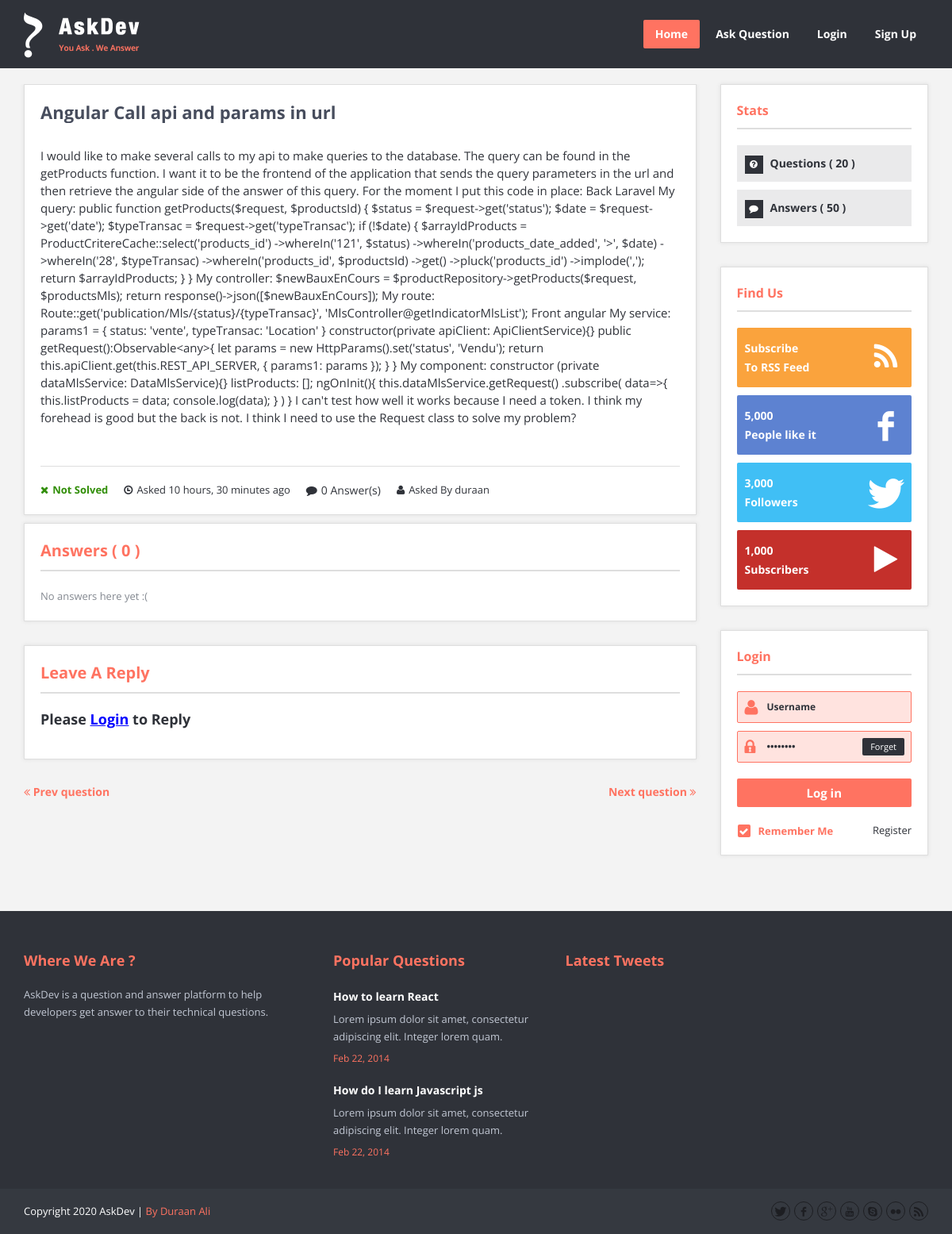
/18/question_detail, run on the app's committed database.
### questions_answers/models.py (models this page shows, shortened)
class Questions(models.Model):
    title = models.CharField(max_length=200)
    description = models.TextField()
    created = models.DateTimeField(auto_now_add=True)
    updated = models.DateTimeField(auto_now=True)
    status = models.IntegerField(choices=STATUS, default=1)
    author = models.ForeignKey(User, on_delete=models.CASCADE, related_name="questionsByUser", null=True)
    class Meta:
        ordering = ['-created']

### questions_answers/views.py (the view)
# urls.py: path('<id>/question_detail', question_detail, name="question_detail"),
def question_detail(request, id):
    singleQuestion = Questions.objects.get(id=id)
    answer = None
    if request.method == "POST":
        form = AnswerQuestion(data=request.POST)
        if form.is_valid():
            answer = form.save(commit=False)
            question = get_object_or_404(Questions, id=id)
            print("question", question)
            answer.user = request.user
            answer.question_id = question
            answer.save()
            return HttpResponseRedirect("question_detail")
    else:
        form = AnswerQuestion(request.POST)
    number_answers = Answers.objects.filter(question_id=id).count()
    print("nums of answers", number_answers)
    context = {
        "singleQuestion": singleQuestion,
        "number_answers": number_answers,
        "form": form
    }
    return render(request, "question_detail.html", context)

### questions_answers/forms.py
class AnswerQuestion(forms.ModelForm):
    class Meta:
        model = Answers
        fields = ["reply"]
        widgets = {
            'question_id': forms.HiddenInput(),
            'user': forms.HiddenInput()
        }

### questions_answers/templates/question_detail.html (shortened to what this page needs)
{% extends "single_question.html" %}
{% block single %}
      <article class="question single-question question-type-normal">
        <h2>
         {{singleQuestion.title}}
        </h2>
        <div class="question-inner">
          <div class="question-desc">
            <p>{{singleQuestion.description}}</p>
          </div>
          <div style="display: flex;">
          <div class="question-details">
            {% if singleQuestion.status == 1 %}
            <span class="question-answered question-answered-done"><i class="icon-remove"></i>Not Solved</span>
            {% else %}
            <span class="question-answered question-answered-done"><i class="icon-ok"></i>Solved</span>
            {% endif %}
          </div>
          <span class="question-date"><i class="icon-time"></i>Asked {{ singleQuestion.created|timesince }} ago</span>
          <span class="question-comment"><i class="icon-comment"></i>{{number_answers}} Answer(s)</span>
          <span class="question-view"><i class="icon-user"></i>Asked By {{ singleQuestion.author }}</span>
          </div>
        </div>
      </article>
      <div id="commentlist" class="page-content">
        <div class="boxedtitle page-title"><h2>Answers ( <span class="color">{{number_answers}}</span> )</h2></div>
        <ol class="commentlist clearfix">
            <li class="comment">
                {% for answer in singleQuestion.answersByQuestion.all %}
                <div class="comment-body comment-body-answered clearfix">
                    <div class="avatar"><img alt="" src="http://placehold.it/60x60/FFF/444"></div>
                    <div class="comment-text">
                        <div class="author clearfix">
                          <div class="comment-author"><a href="#">{{ answer.user }}</a></div>
                          <div class="comment-vote">
                            <ul class="question-vote">
                              <li><a href="#" class="question-vote-up" title="Like"></a></li>
                              <li><a href="#" class="question-vote-down" title="Dislike"></a></li>
                            </ul>
                          </div>
                          <span class="question-vote-result">+1</span>
                          <div class="comment-meta">
                                <div class="date"><i class="icon-time"></i>{{ answer.created }}</div>
                            </div>
                        </div>
                        <div class="text"><p>{{ answer.reply }}</p>
                        </div>
                {% if user.is_authenticated and request.user == answer.user %}
                <a class="delete_button" style="margin-left: 20px;" href="/{{answer.id}}/delete_reply">
                  <i class="icon-remove"></i> Delete
                </a>
                {% endif %}
                    </div>
                </div>
                {% empty %}
                <div class="comment-body comment-body-answered clearfix">
                <p>No answers here yet :(</p>
                  </div>
                {% endfor %}
                    </li>
        </ol>
      </div>
      <div id="respond" class="comment-respond page-content clearfix">
          <div class="boxedtitle page-title"><h2>Leave a reply</h2></div>
          {% if user.is_authenticated %}
          <form action="" method="post" action="" class="comment-form">
            {% csrf_token %}
              <div id="respond-textarea">
                  <p>
                      <label for="comment">Answer<span>*</span></label>
                      {{ form.reply }}
                  </p>
              </div>
              <p class="form-submit">
                <input name="submit" type="submit" value="Post your answer" class="button small color">
              </p>
          </form>
          {% else %}
          <h3>Please <a href="/{{'login'}}" style="text-decoration: underline; color: blue">Login</a> to Reply</h3>
          {% endif %}
      </div>
      <div class="post-next-prev clearfix">
          <p class="prev-post">
              <a href="#"><i class="icon-double-angle-left"></i>&nbsp;Prev question</a>
          </p>
          <p class="next-post">
              <a href="#">Next question&nbsp;<i class="icon-double-angle-right"></i></a>
          </p>
      </div>
    </div>
    {% endblock %}

### static/css/skins/skins.css (style rules this page uses)
.more:hover,.button.color,.button.black:hover,.go-up,.widget_portfolio .portfolio-widget-item:hover .portfolio_img:before,.popular_posts .popular_img:hover a:before,.widget_flickr a:hover:before,.widget_highest_points .author-img a:hover:before,.question-author-img:hover span,.pagination a:hover,.pagination span:hover,.pagination span.current,.about-author .author-image a:hover:before,.question-comments a,.flex-direction-nav li a:hover,.button.dark_button.color:hover,.table-style-2 thead th,.progressbar-percent,.carousel-arrow a:hover,.box_icon:hover .icon_circle,.box_icon:hover .icon_soft_r,.box_icon:hover .icon_square,.bg_default,.box_warp_colored,.box_warp_hover:hover,.post .boxedtitle i,.single-question-title i,.question-type,.post-type,.social_icon a,.page-content .boxedtitle,.main-content .boxedtitle,.flex-caption h2,.flex-control-nav li a.flex-active,.bxslider-overlay:before,.navigation ul li ul li:hover > a,.navigation ul li ul li.current_page_item > a,#header-top,.navigation > ul > li:hover > a,.navigation > ul > li.current_page_item > a,.ask-me,.breadcrumbs,#footer-bottom .social_icons ul li a:hover,.widget_tag_cloud a:hover,input[type="checkbox"],.login-password a:hover,.tab a.current,.question-type-main,.question-report:hover,.load-questions,.del-poll-li:hover,.styled-select::before,.fileinputs span,.post .post-type,.divider span,.widget_menu li.current_page_item a,.accordion .accordion-title.active a,.tab-inner-warp,.navigation_mobile_click:before { background-color: #ff7361; }
p a,li a, a:hover,.button.normal:hover,span.color,#footer a:hover,.widget a:hover,.question h3 a:hover,.boxedtitle h1 a:hover,.boxedtitle h2 a:hover,.boxedtitle h3 a:hover,.boxedtitle h4 a:hover,.boxedtitle h5 a:hover,.boxedtitle h6 a:hover,.box_icon:hover span i,.color_default,.navigation_mobile > ul a:hover,.navigation_mobile > ul li ul li:hover:before,.post .post-meta .meta-author a:hover,.post .post-meta .meta-categories a:hover,.post .post-meta .meta-comment a:hover,.question h2 a:hover,.question-category a:hover,.question-reply:hover i,.question-category a:hover i,.question-comment a:hover,.question-comment a:hover i,.question-reply:hover,.post .post-meta .meta-author:hover a,.post .post-meta .meta-author:hover i,.post .post-meta .meta-categories:hover a,.post .post-meta .meta-categories:hover i,.post .post-meta .meta-comment:hover a,.post .post-meta .meta-comment:hover i,.post-title a:hover,.question-tags a,.question .question-type,.comment-author a:hover,.comment-reply:hover,.user-profile-widget li a:hover,.taglist .tag a.delete:before,.form-style p span.color,.post-tags,.post-tags a,.related-posts li a:hover,#footer.footer_light_top .related-posts li a:hover,.share-inside,.share-inside-warp ul li a:hover,.user-points .question-vote-result,.navigation > ul > li > a > .menu-nav-arrow,#footer-bottom a,.widget h3.widget_title,#footer .related-item span,.widget_twitter ul li:before,#footer .widget_twitter .tweet_time a,.widget_highest_points li h6 a,#footer .widget_contact ul li span,.rememberme label,.login-text i,.login-password i,.question-tags,.question-tags i,.panel-pop h2,input[type="text"],input[type="password"],input[type="email"],textarea,select,.panel-pop p,.main-content .page-content .boxedtitle.page-title h2,.fakefile button,.login p,.login h2,.contact-us h2,.share-inside i,#related-posts h2,.comment-reply,.post-title,.post-title a,.user-profile h2,.stats-head,.block-stats-1,.block-stats-2,.block-stats-3,.block-stats-4,.user-question h3 a,.icon_shortcode .ul_icons li,.testimonial-client span,.box_icon h1,.box_icon h2,.box_icon h3,.box_icon h4,.box_icon h5,.box_icon h6,.widget_contact ul li i,#footer.footer_light_top .widget a:hover { color: #ff7361; }

### templates/include/header.html (style rules this page uses)
.question-desc { font-size: 15px; color:#3d3f42; }

### data on the page
Questions: title "Angular Call api and params in url", description "I would like to make several calls to my api to make queries to the database. The query can be found in the getProducts function. I want it to be the frontend of the application that sends the query parameters in the url and then retrieve the angular side of the answer of this query. For the moment I put this code in place: Back Laravel My query: public function getProducts($request, $productsId) { $status = $request->get('status'); $date = $request->get('date'); $typeTransac = $request->get('typeTransac'); if (!$date) { $arrayIdProducts = ProductCritereCache::select('products_id') ->whereIn('121', $status) ->whereIn('products_date_added', '>', $date) ->whereIn('28', $typeTransac)…", created "10 hours, 30 minutes", author "duraan"

### other printed values
{{ number_answers }} "0"
